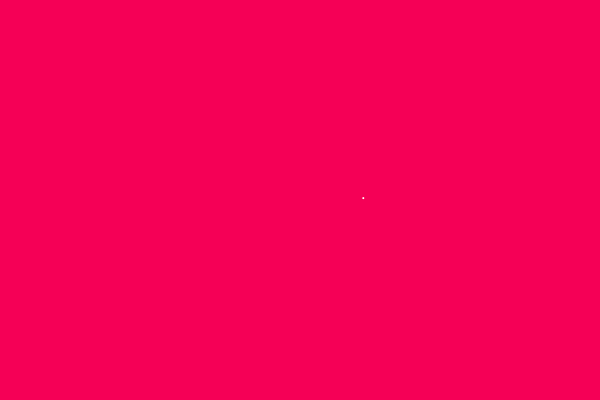
Frame 1 (no input)
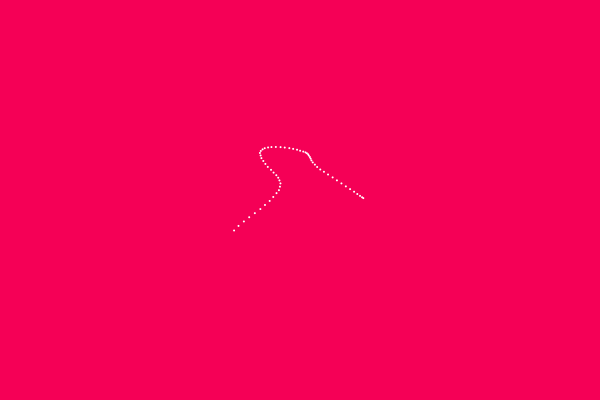
Frame 60 (the mouse pressed at the canvas centre just before this capture)
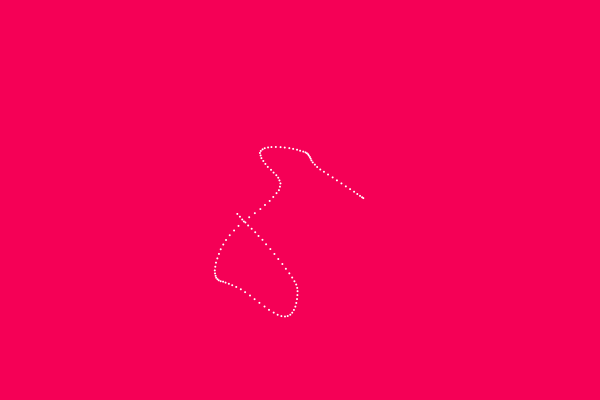
Frame 120 (the mouse held since frame 60 and released just before this capture)

The Processing sketch that drew these frames (run headless with seeded random() and noise(); from frame 60 on, the mouse is pressed at the canvas centre):

// Processing sketch: processing_97865
// ── processing_97865.pde

float t =0;
float ty =1;
void setup (){
   background (#F50056);
  smooth();
  size (600,400);
 
}


void draw (){
//background (0);



t = t + 0.01;
ty = ty + 0.011;

float y = noise (ty);
float x = noise (t);

x = map (x,0,1,0,width);
y = map (y,0,1,0,height);
fill (255);

noStroke ();
ellipse ( x,y,2,2);
}
